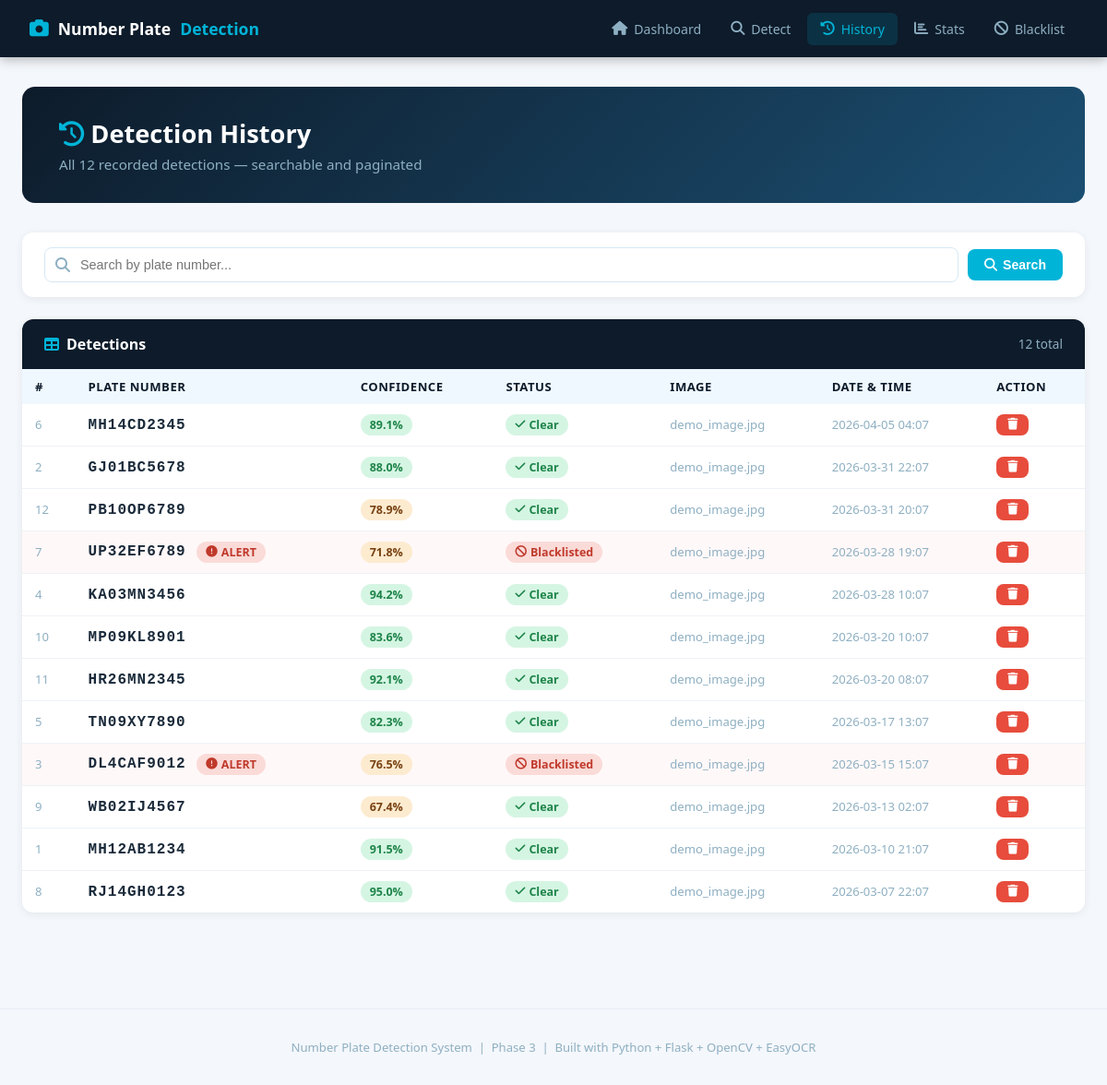
The app's page /history with its own data.
### tables this page shows
CREATE TABLE detections (
            id          INTEGER PRIMARY KEY AUTOINCREMENT,
            plate_text  TEXT    NOT NULL,
            confidence  REAL    DEFAULT 0,
            image_path  TEXT,
            is_blacklisted INTEGER DEFAULT 0,
            detected_at TEXT    DEFAULT CURRENT_TIMESTAMP
        );

### app.py (the view)
@app.route('/history')
def history():
    page   = request.args.get('page', 1, type=int)
    search = request.args.get('search', '')
    detections  = db.get_all_detections(page=page, search=search)
    total       = db.get_total_count(search=search)
    total_pages = (total + 19) // 20
    return render_template('history.html',
                           detections=detections,
                           page=page,
                           total_pages=total_pages,
                           search=search,
                           total=total)

### database.py (called while the page is built)
def get_db():
    conn = sqlite3.connect(DB_PATH)
    conn.row_factory = sqlite3.Row
    return conn

def get_all_detections(page=1, search=''):
    conn = get_db()
    offset = (page - 1) * 20
    if search:
        rows = conn.execute(
            "SELECT * FROM detections WHERE plate_text LIKE ? ORDER BY detected_at DESC LIMIT 20 OFFSET ?",
            (f'%{search}%', offset)
        ).fetchall()
    else:
        rows = conn.execute(
            "SELECT * FROM detections ORDER BY detected_at DESC LIMIT 20 OFFSET ?",
            (offset,)
        ).fetchall()
    conn.close()
    return rows

def get_total_count(search=''):
    conn = get_db()
    if search:
        row = conn.execute(
            "SELECT COUNT(*) FROM detections WHERE plate_text LIKE ?", (f'%{search}%',)
        ).fetchone()
    else:
        row = conn.execute("SELECT COUNT(*) FROM detections").fetchone()
    conn.close()
    return row[0]

### templates/history.html (shortened to what this page needs)
{% extends "base.html" %}
{% block content %}
<div class="page-header">
  <h1><i class="fas fa-history" style="color:var(--cyan)"></i> Detection History</h1>
  <p>All {{ total }} recorded detections — searchable and paginated</p>
</div>
<div class="card" style="margin-bottom:1.5rem">
  <div class="card-body" style="padding:1rem 1.5rem">
    <form method="GET" action="/history" style="display:flex;gap:10px;align-items:center">
      <div style="position:relative;flex:1">
        <i class="fas fa-search" style="position:absolute;left:12px;top:50%;transform:translateY(-50%);color:var(--gray)"></i>
        <input type="text" name="search" value="{{ search }}" placeholder="Search by plate number..."
               class="form-control" style="padding-left:38px;margin:0"/>
      </div>
      <button type="submit" class="btn btn-primary"><i class="fas fa-search"></i> Search</button>
    </form>
  </div>
</div>
<div class="card">
  <div class="card-header">
    <h3><i class="fas fa-table"></i> Detections
    </h3>
    <span style="color:var(--gray);font-size:0.85rem">{{ total }} total</span>
  </div>
  <div class="card-body" style="padding:0">
    <table>
      <thead>
        <tr>
          <th>#</th>
          <th>Plate Number</th>
          <th>Confidence</th>
          <th>Status</th>
          <th>Image</th>
          <th>Date & Time</th>
          <th>Action</th>
        </tr>
      </thead>
      <tbody>
        {% for d in detections %}
        <tr {% if d.is_blacklisted %}style="background:#FFF8F8"{% endif %}>
          <td style="color:var(--gray);font-size:0.82rem">{{ d.id }}</td>
          <td>
            <strong style="font-family:monospace;font-size:1rem;letter-spacing:1px">{{ d.plate_text }}</strong>
            {% if d.is_blacklisted %}
            <span class="badge badge-red" style="margin-left:8px"><i class="fas fa-exclamation-circle"></i> ALERT</span>
            {% endif %}
          </td>
          <td>
            <div style="display:flex;align-items:center;gap:8px">
              <span class="badge {% if d.confidence >= 80 %}badge-green{% elif d.confidence >= 50 %}badge-orange{% else %}badge-gray{% endif %}">
                {{ d.confidence }}%
              </span>
            </div>
          </td>
          <td>
            {% if d.is_blacklisted %}
              <span class="badge badge-red"><i class="fas fa-ban"></i> Blacklisted</span>
            {% else %}
              <span class="badge badge-green"><i class="fas fa-check"></i> Clear</span>
            {% endif %}
          </td>
          <td style="color:var(--gray);font-size:0.82rem">{{ d.image_path or '—' }}</td>
          <td style="color:var(--gray);font-size:0.82rem;white-space:nowrap">{{ d.detected_at[:16] }}</td>
          <td>
            <form method="POST" action="/delete/{{ d.id }}" onsubmit="return confirm('Delete this detection?')">
              <button type="submit" class="btn btn-danger btn-sm"><i class="fas fa-trash"></i></button>
            </form>
          </td>
        </tr>
        {% endfor %}
      </tbody>
    </table>
  </div>
</div>
{% endblock %}

### templates/base.html (shortened to what this page needs)
<!DOCTYPE html>
<html lang="en">
<head>
  <link href="https://cdnjs.cloudflare.com/ajax/libs/font-awesome/6.4.0/css/all.min.css" rel="stylesheet"/>
</head>
<body>
<nav class="navbar">
  <a href="/" class="brand">
    <i class="fas fa-camera"></i>
    Number Plate <span>Detection</span>
  </a>
  <div class="nav-links">
    <a href="/" class="{% if request.endpoint=='index' %}active{% endif %}">
      <i class="fas fa-home"></i><span>Dashboard</span>
    </a>
    <a href="/detect" class="{% if request.endpoint=='detect' %}active{% endif %}">
      <i class="fas fa-search"></i><span>Detect</span>
    </a>
    <a href="/history" class="{% if request.endpoint=='history' %}active{% endif %}">
      <i class="fas fa-history"></i><span>History</span>
    </a>
    <a href="/stats" class="{% if request.endpoint=='stats' %}active{% endif %}">
      <i class="fas fa-chart-bar"></i><span>Stats</span>
    </a>
    <a href="/blacklist" class="{% if request.endpoint=='blacklist' %}active{% endif %}">
      <i class="fas fa-ban"></i><span>Blacklist</span>
    </a>
  </div>
</nav>
<div class="main">
  {% block content %}{% endblock %}
</div>
<div class="footer">
  Number Plate Detection System &nbsp;|&nbsp; Phase 3 &nbsp;|&nbsp; Built with Python + Flask + OpenCV + EasyOCR
</div>
</body>
</html>

### templates/base.html (style rules this page uses)
:root { --navy: #0D1B2A; --blue: #1B4F72; --cyan: #00B4D8; --cyan2: #0096B7; --white: #FFFFFF; --light: #F0F8FF; --gray: #8EAFC2; --card: #142535; --green: #2ECC71; --red: #E74C3C; --orange: #F39C12; --text: #1A2A3A; }
* { box-sizing: border-box; margin: 0; padding: 0; }
body { font-family: 'Segoe UI', sans-serif; background: #F4F7FB; color: var(--text); }
.navbar { background: var(--navy); padding: 0 2rem; display: flex; align-items: center; height: 62px; box-shadow: 0 2px 12px rgba(0,0,0,0.3); position: sticky; top: 0; z-index: 100; }
.navbar .brand { color: var(--white); font-size: 1.1rem; font-weight: 700; text-decoration: none; display: flex; align-items: center; gap: 10px; }
.navbar .brand span { color: var(--cyan); }
.navbar .brand i { color: var(--cyan); font-size: 1.3rem; }
.nav-links { display: flex; gap: 4px; margin-left: auto; }
.nav-links a { color: var(--gray); text-decoration: none; padding: 8px 14px; border-radius: 6px; font-size: 0.88rem; display: flex; align-items: center; gap: 7px; transition: all 0.2s; }
.nav-links a:hover, .nav-links a.active { background: rgba(0,180,216,0.15); color: var(--cyan); }
.nav-links a i { font-size: 0.95rem; }
.main { max-width: 1200px; margin: 0 auto; padding: 2rem 1.5rem; }
.page-header { background: linear-gradient(135deg, var(--navy) 0%, var(--blue) 100%); border-radius: 14px; padding: 2rem 2.5rem; margin-bottom: 2rem; color: white; }
.page-header h1 { font-size: 1.7rem; margin-bottom: 0.3rem; }
.page-header p { color: var(--gray); font-size: 0.95rem; }
.card { background: white; border-radius: 12px; box-shadow: 0 2px 10px rgba(0,0,0,0.07); overflow: hidden; margin-bottom: 1.5rem; }
.card-header { background: var(--navy); color: white; padding: 1rem 1.5rem; display: flex; align-items: center; justify-content: space-between; gap: 10px; }
.card-header h3 { font-size: 1rem; display: flex; align-items: center; gap: 8px; }
.card-header h3 i { color: var(--cyan); }
.card-body { padding: 1.5rem; }
table { width: 100%; border-collapse: collapse; }
th { background: var(--light); color: var(--navy); padding: 10px 14px; text-align: left; font-size: 0.82rem; text-transform: uppercase; letter-spacing: 0.5px; }
td { padding: 11px 14px; border-bottom: 1px solid #EEF2F7; font-size: 0.9rem; }
tr:last-child td { border-bottom: none; }
.badge { display: inline-flex; align-items: center; gap: 4px; padding: 3px 10px; border-radius: 20px; font-size: 0.78rem; font-weight: 600; }
.badge-green { background: #D5F5E3; color: #1E8449; }
.badge-red { background: #FADBD8; color: #C0392B; }
.badge-orange { background: #FDEBD0; color: #784212; }
.btn { display: inline-flex; align-items: center; gap: 6px; padding: 9px 18px; border-radius: 8px; border: none; cursor: pointer; font-size: 0.88rem; font-weight: 600; text-decoration: none; transition: all 0.2s; }
.btn-primary { background: var(--cyan); color: white; }
.btn-danger { background: var(--red); color: white; }
.btn-sm { padding: 5px 12px; font-size: 0.8rem; }
.form-control { width: 100%; padding: 10px 14px; border: 1.5px solid #D5E8F5; border-radius: 8px; font-size: 0.9rem; outline: none; transition: border-color 0.2s; }
.footer { text-align: center; padding: 2rem; color: var(--gray); font-size: 0.82rem; border-top: 1px solid #E8EDF5; margin-top: 3rem; }

### records on screen
detections: id "6", plate_text "MH14CD2345", confidence "89.1", is_blacklisted 0 (drawn), image_path "demo_image.jpg", detected_at "2026-04-05 04:07"
detections: id "2", plate_text "GJ01BC5678", confidence "88.0", is_blacklisted 0 (drawn), image_path "demo_image.jpg", detected_at "2026-03-31 22:07"
detections: id "12", plate_text "PB10OP6789", confidence "78.9", is_blacklisted 0 (drawn), image_path "demo_image.jpg", detected_at "2026-03-31 20:07"
detections: id "7", plate_text "UP32EF6789", is_blacklisted 1 (drawn), confidence "71.8", image_path "demo_image.jpg", detected_at "2026-03-28 19:07"
detections: id "4", plate_text "KA03MN3456", confidence "94.2", is_blacklisted 0 (drawn), image_path "demo_image.jpg", detected_at "2026-03-28 10:07"
detections: id "10", plate_text "MP09KL8901", confidence "83.6", is_blacklisted 0 (drawn), image_path "demo_image.jpg", detected_at "2026-03-20 10:07"
detections: id "11", plate_text "HR26MN2345", confidence "92.1", is_blacklisted 0 (drawn), image_path "demo_image.jpg", detected_at "2026-03-20 08:07"
detections: id "5", plate_text "TN09XY7890", confidence "82.3", is_blacklisted 0 (drawn), image_path "demo_image.jpg", detected_at "2026-03-17 13:07"
detections: id "3", plate_text "DL4CAF9012", is_blacklisted 1 (drawn), confidence "76.5", image_path "demo_image.jpg", detected_at "2026-03-15 15:07"
detections: id "9", plate_text "WB02IJ4567", confidence "67.4", is_blacklisted 0 (drawn), image_path "demo_image.jpg", detected_at "2026-03-13 02:07"
detections: id "1", plate_text "MH12AB1234", confidence "91.5", is_blacklisted 0 (drawn), image_path "demo_image.jpg", detected_at "2026-03-10 21:07"
detections: id "8", plate_text "RJ14GH0123", confidence "95.0", is_blacklisted 0 (drawn), image_path "demo_image.jpg", detected_at "2026-03-07 22:07"

### other values on screen
{{ total }} "12"
